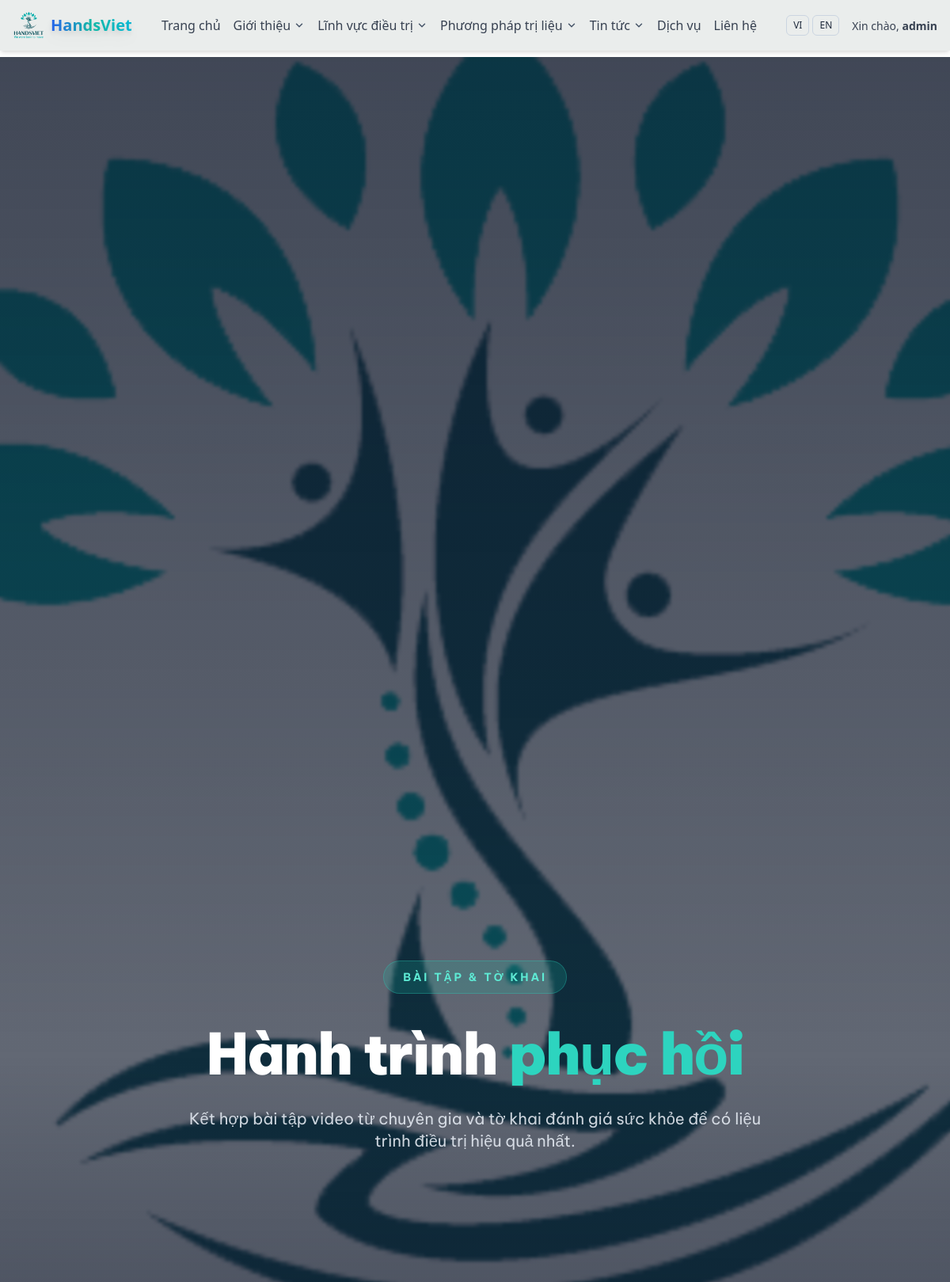
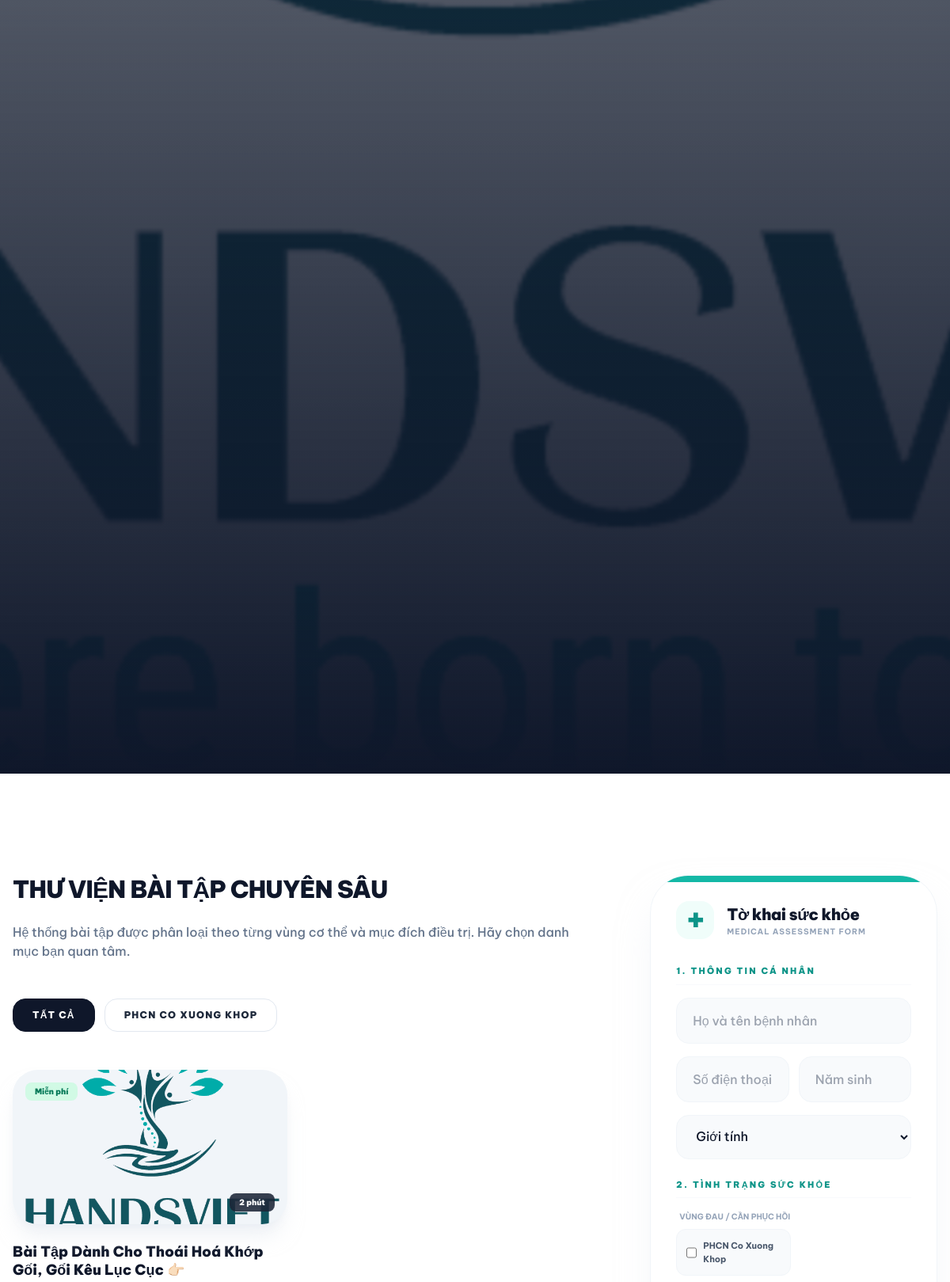
The page /exercise-library/ (signed in, upper part) on the database its author committed (2 pictures, top to bottom).
### hansviet_admin/models.py (models this page shows, shortened)
class ServiceCategory(models.Model):
    name = models.CharField(max_length=255)
    slug = models.SlugField(unique=True)
    description = models.TextField(blank=True)
    icon_svg = models.TextField(blank=True)
    order = models.PositiveIntegerField(default=0)
    class Meta:
        ordering = ["order", "name"]
        verbose_name = "Service Category"
        verbose_name_plural = "Service Categories"

class Video(models.Model):
    ACCESS_FREE = "free"
    ACCESS_PAID = "paid"
    ACCESS_CHOICES = [(ACCESS_FREE, "Free"), (ACCESS_PAID, "Paid")]
    PROVIDER_YT = "youtube"
    PROVIDER_VI = "vimeo"
    PROVIDER_CHOICES = [(PROVIDER_YT, "YouTube"), (PROVIDER_VI, "Vimeo")]
    title = models.CharField(max_length=255)
    slug = models.SlugField(unique=True)
    provider = models.CharField(max_length=20, choices=PROVIDER_CHOICES)
    provider_id = models.CharField(max_length=255)
    access = models.CharField(max_length=10, choices=ACCESS_CHOICES, default=ACCESS_FREE)
    duration = models.CharField(max_length=50, blank=True)
    category = models.ForeignKey(ServiceCategory, null=True, blank=True, on_delete=models.SET_NULL)
    is_active = models.BooleanField(default=True)
    class Meta:
        verbose_name = "Video"
        verbose_name_plural = "Videos"
        ordering = ["title"]

### hansviet_user/views.py (the view, shortened to what this page needs)
def exercise_library(request):
    can_paid = _user_can_view_paid(request.user)
    def normalize_provider_id(video_obj):
        raw = (video_obj.provider_id or "").strip()
        if not raw:
            return ""
        if "://" not in raw:
            return raw
    videos = Video.objects.filter(is_active=True).select_related("category").order_by("title")
    normalized_videos = []
    for v in videos:
        provider_id = normalize_provider_id(v)
        if v.provider == Video.PROVIDER_YT and provider_id:
            embed_url = f"https://www.youtube.com/embed/{provider_id}"
            thumb_url = f"https://img.youtube.com/vi/{provider_id}/hqdefault.jpg"
            watch_url = f"https://www.youtube.com/watch?v={provider_id}"
        elif v.provider == Video.PROVIDER_VI and provider_id:
            embed_url = f"https://player.vimeo.com/video/{provider_id}"
            thumb_url = ""
            watch_url = f"https://vimeo.com/{provider_id}"
        else:
            embed_url = ""
            thumb_url = ""
            watch_url = ""
        normalized_videos.append(
            {
                "pk": v.pk,
                "title": v.title,
                "duration": v.duration,
                "category": v.category.name if v.category else "Khác",
                "provider": v.provider,
                "provider_id": provider_id,
                "embed_url": embed_url,
                "watch_url": watch_url,
                "thumb_url": thumb_url,
                "access": v.access,
                "can_watch": (v.access == Video.ACCESS_FREE) or can_paid,
            }
        )
    grouped_videos = {}
    for v in normalized_videos:
        grouped_videos.setdefault(v["category"], []).append(v)
    exercises = [{"category": key, "videos": grouped_videos[key]} for key in sorted(grouped_videos.keys())]
    return render(
        request,
        "pages/exercise_library.html",
        {
            "can_watch_paid": can_paid,
            "exercises": exercises,
        },
    )

### hansviet_user/templates/pages/exercise_library.html (shortened to what this page needs)
{% load static %}
<!DOCTYPE html>
<html lang="vi">
<head>
    <script src="https://cdn.tailwindcss.com"></script>
    <link rel="stylesheet" href="{% static 'css/home.css' %}">
</head>
<body class="bg-white text-slate-800 antialiased overflow-x-hidden">
    {% include 'pages/header_tailwind.html' %}
    <main class="bg-white min-h-screen">
        <section class="relative h-[60vh] min-h-[450px] flex items-center justify-center overflow-hidden">
            <div class="absolute inset-0">
                <img src="https://images.unsplash.com/photo-1544367567-0f2fcb009e0b?q=80&w=2040&auto=format&fit=crop"
                    class="w-full h-full object-cover scale-105" alt="Rehab Exercise">
                <div class="absolute inset-0 bg-slate-900/65 backdrop-blur-[1px]"></div>
                <div class="absolute inset-0 bg-gradient-to-t from-slate-900 via-transparent to-slate-900/40"></div>
            </div>
            <div class="max-w-7xl mx-auto px-4 text-center relative z-10">
                <div class="inline-flex items-center gap-3 px-6 py-2.5 rounded-full bg-teal-500/20 border border-teal-400/30 text-teal-300 font-bold text-xs md:text-sm uppercase tracking-[0.2em] mb-10 animate-fade-in-up">
                    Bài tập & Tờ khai
                </div>
                <h1 class="text-4xl md:text-6xl lg:text-7xl font-black text-white mb-8 leading-tight tracking-tight animate-fade-in-up delay-100">
                    Hành trình <span class="text-teal-400">phục hồi</span>
                </h1>
                <p class="text-lg md:text-xl text-slate-200/90 max-w-3xl mx-auto leading-relaxed animate-fade-in-up delay-200 px-4">
                    Kết hợp bài tập video từ chuyên gia và tờ khai đánh giá sức khỏe để có liệu trình điều trị hiệu quả nhất.
                </p>
            </div>
        </section>
        <section class="max-w-7xl mx-auto px-4 py-32">
            <div class="flex flex-col lg:flex-row gap-20">
                <div class="lg:w-2/3 space-y-16 reveal">
                    <div>
                        <h2 class="text-3xl font-black text-slate-900 mb-6 tracking-tight uppercase">Thư viện bài tập chuyên sâu</h2>
                        <p class="text-slate-500 font-medium mb-12">Hệ thống bài tập được phân loại theo từng vùng cơ thể và mục đích điều trị. Hãy chọn danh mục bạn quan tâm.</p>
                        <div class="flex flex-wrap gap-3 mb-12">
                            <button onclick="filterVideos('all')" class="cat-btn active px-6 py-3 rounded-2xl font-black text-xs uppercase tracking-widest border border-slate-200 transition-all hover:border-teal-500">Tất cả</button>
                            {% for group in exercises %}
                            <button onclick="filterVideos('{{ group.category|slugify }}')" class="cat-btn px-6 py-3 rounded-2xl font-black text-xs uppercase tracking-widest border border-slate-200 transition-all hover:border-teal-500">{{ group.category }}</button>
                            {% endfor %}
                        </div>
                        <div class="grid md:grid-cols-2 gap-8" id="video-grid">
                            {% for group in exercises %}
                                {% for video in group.videos %}
                                <div class="video-card reveal group cursor-pointer {% if not video.can_watch %}opacity-90{% endif %}" data-category="{{ group.category|slugify }}" {% if video.can_watch and video.embed_url %}onclick="playVideo('{{ video.embed_url }}', '{{ video.watch_url }}', '{{ video.title|escapejs }}')"{% else %}onclick="window.location.href='/services/'"{% endif %}>
                                    <div class="relative rounded-[2rem] overflow-hidden aspect-video bg-slate-100 mb-6 shadow-xl shadow-slate-200/50">
                                        {% if video.thumb_url %}
                                        <img src="{{ video.thumb_url }}" class="w-full h-full object-cover group-hover:scale-110 transition-transform duration-700" alt="{{ video.title }}">
                                        {% else %}
                                        <img src="{% static 'images/assets/rehab-wellness.jpg' %}" class="w-full h-full object-cover group-hover:scale-110 transition-transform duration-700" alt="{{ video.title }}">
                                        {% endif %}
                                        <div class="absolute bottom-4 right-4 px-3 py-1 bg-slate-900/80 backdrop-blur-md rounded-lg text-[10px] font-black text-white">{{ video.duration }}</div>
                                        <div class="absolute top-4 left-4 px-3 py-1 rounded-lg text-[10px] font-black {% if video.access == 'paid' %}bg-amber-100 text-amber-700{% else %}bg-emerald-100 text-emerald-700{% endif %}">
                                            {% if video.access == 'paid' %}Trả phí{% else %}Miễn phí{% endif %}
                                        </div>
                                    </div>
                                    <h3 class="text-lg font-black text-slate-900 leading-tight group-hover:text-teal-600 transition-colors">{{ video.title }}</h3>
                                </div>
                                {% endfor %}
                            {% endfor %}
                        </div>
                    </div>
                </div>
                <div class="lg:w-1/3 reveal delay-300">
                    <div class="sticky top-10">
                        <div class="bg-white rounded-[3rem] p-8 shadow-2xl shadow-slate-200/50 border border-slate-100 relative overflow-hidden">
                            <div class="absolute top-0 left-0 right-0 h-2 bg-teal-500"></div>
                            <div class="flex items-center gap-4 mb-8">
                                <div class="w-12 h-12 bg-teal-50 rounded-2xl flex items-center justify-center text-teal-600 text-2xl font-black">✚</div>
                                <div>
                                    <h3 class="text-xl font-black text-slate-900 tracking-tight">Tờ khai sức khỏe</h3>
                                    <p class="text-[10px] font-bold text-slate-400 uppercase tracking-widest">Medical Assessment Form</p>
                                </div>
                            </div>
                            <form action="#" method="POST" class="space-y-6">
                                <div class="space-y-4">
                                    <h4 class="text-[11px] font-black text-teal-600 uppercase tracking-[0.2em] pb-2 border-b border-slate-50">1. Thông tin cá nhân</h4>
                                    <div>
                                        <input type="text" name="name" class="form-input" placeholder="Họ và tên bệnh nhân" required>
                                    </div>
                                    <div class="grid grid-cols-2 gap-3">
                                        <input type="tel" name="phone" class="form-input" placeholder="Số điện thoại" required>
                                        <input type="number" name="age" class="form-input" placeholder="Năm sinh" required>
                                    </div>
                                    <div>
                                        <select name="gender" class="form-input">
                                            <option value="">Giới tính</option>
                                        </select>
                                    </div>
                                </div>
                                <div class="space-y-4">
                                    <h4 class="text-[11px] font-black text-teal-600 uppercase tracking-[0.2em] pb-2 border-b border-slate-50">2. Tình trạng sức khỏe</h4>
                                    <div>
                                        <label class="block text-[10px] font-bold text-slate-400 mb-2 uppercase ml-1">Vùng đau / Cần phục hồi</label>
                                        <div class="grid grid-cols-2 gap-2">
                                            {% for group in exercises %}
                                            <label class="flex items-center gap-2 p-3 rounded-xl bg-slate-50 border border-slate-100 hover:border-teal-500 transition-colors cursor-pointer group">
                                                <input type="checkbox" name="area" value="{{ group.category }}" class="w-4 h-4 rounded border-slate-300 text-teal-600 focus:ring-teal-500">
                                                <span class="text-[11px] font-bold text-slate-600 group-hover:text-teal-700">{{ group.category }}</span>
                                            </label>
                                            {% endfor %}
                                        </div>
                                    </div>
                                </div>
                            </form>
                        </div>
                    </div>
                </div>
            </div>
        </section>
    </main>
</body>
</html>

### hansviet_user/templates/pages/header_tailwind.html (shortened to what this page needs)
{% load static %}
<header class="bg-[#EAEDEC] shadow-md fixed top-0 inset-x-0 z-40 header-slide-down font-sans">
    <div class="max-w-7xl mx-auto px-4 py-3 flex items-center justify-between gap-4">
        <a href="/" class="flex items-center gap-2 flex-shrink-0 group">
            <img src="{% static 'images/HandsVietLogo.png' %}" alt="HandsViet Logo" class="h-10 w-10 object-contain group-hover:scale-110 transition-transform duration-300">
            <span class="text-xl font-extrabold bg-gradient-to-r from-blue-600 via-teal-500 to-cyan-500 bg-clip-text text-transparent drop-shadow-lg hover:drop-shadow-2xl transition-all duration-300 hover:scale-105">HandsViet</span>
        </a>
        <nav class="hidden lg:flex items-center gap-4 xl:gap-8 justify-center">
            <a href="/" class="{% if request.resolver_match.url_name == 'home' %}text-blue-600 border-b-2 border-[#14B8A6]{% else %}text-gray-700 hover:text-blue-600{% endif %} transition font-medium whitespace-nowrap">Trang chủ</a>
            <div class="relative group">
                <button class="{% if request.resolver_match.url_name == 'about' %}text-blue-600 border-b-2 border-[#14B8A6]{% else %}text-gray-700 hover:text-blue-600{% endif %} transition font-medium flex items-center gap-1 whitespace-nowrap">
                    Giới thiệu
                </button>
            </div>
            <div class="relative group">
                <button class="text-gray-700 hover:text-blue-600 transition font-medium flex items-center gap-1 whitespace-nowrap">
                    Lĩnh vực điều trị
                </button>
            </div>
            <div class="relative group">
                <button class="text-gray-700 hover:text-blue-600 transition font-medium flex items-center gap-1 whitespace-nowrap">
                    Phương pháp trị liệu
                </button>
            </div>
            <div class="relative group">
                <button class="{% if 'news' in request.resolver_match.app_name or '/news/' in request.path %}text-blue-600 border-b-2 border-[#14B8A6]{% else %}text-gray-700 hover:text-blue-600{% endif %} transition font-medium flex items-center gap-1 whitespace-nowrap">
                    Tin tức
                </button>
            </div>
            <a href="{% url 'pages:services' %}" class="{% if request.resolver_match.url_name == 'services' %}text-blue-600 border-b-2 border-[#14B8A6]{% else %}text-gray-700 hover:text-blue-600{% endif %} transition font-medium whitespace-nowrap">Dịch vụ</a>
            <a href="{% url 'pages:contact' %}" class="{% if request.resolver_match.url_name == 'contact' %}text-blue-600 border-b-2 border-[#14B8A6]{% else %}text-gray-700 hover:text-blue-600{% endif %} transition font-medium whitespace-nowrap">Liên hệ</a>
        </nav>
        <div class="hidden lg:flex items-center gap-4 flex-shrink-0">
            <form action="/i18n/setlang/" method="post" class="flex items-center gap-1">
                <button type="submit" name="language" value="vi" class="px-2 py-1 text-xs rounded-md border border-slate-300">VI</button>
                <button type="submit" name="language" value="en" class="px-2 py-1 text-xs rounded-md border border-slate-300">EN</button>
            </form>
            {% if request.user.is_authenticated %}
                <div class="relative group">
                    <button class="text-sm text-gray-700 hover:text-blue-600 font-medium">
                        Xin chào, <strong>{{ request.user.get_username }}</strong>
                    </button>
                </div>
            {% else %}
                <a href="{% url 'auth:login' %}" class="text-gray-700 hover:text-blue-600 font-medium">Đăng nhập</a>
                <a href="{% url 'auth:register' %}" class="px-4 py-2 rounded-xl bg-blue-600 text-white font-semibold shadow">Đăng ký</a>
            {% endif %}
        </div>
    </div>
</header>
<div class="h-[72px]" aria-hidden="true"></div>

### rows shown on the page
ServiceCategory: category "PHCN CO XUONG KHOP", category "PHCN Co Xuong Khop"
Video: duration "2 phút", title "Bài Tập Dành Cho Thoái Hoá Khớp Gối, Gối Kêu Lục Cục 👉🏻"

### other values the page prints
{{ request.user.get_username }} "admin"
